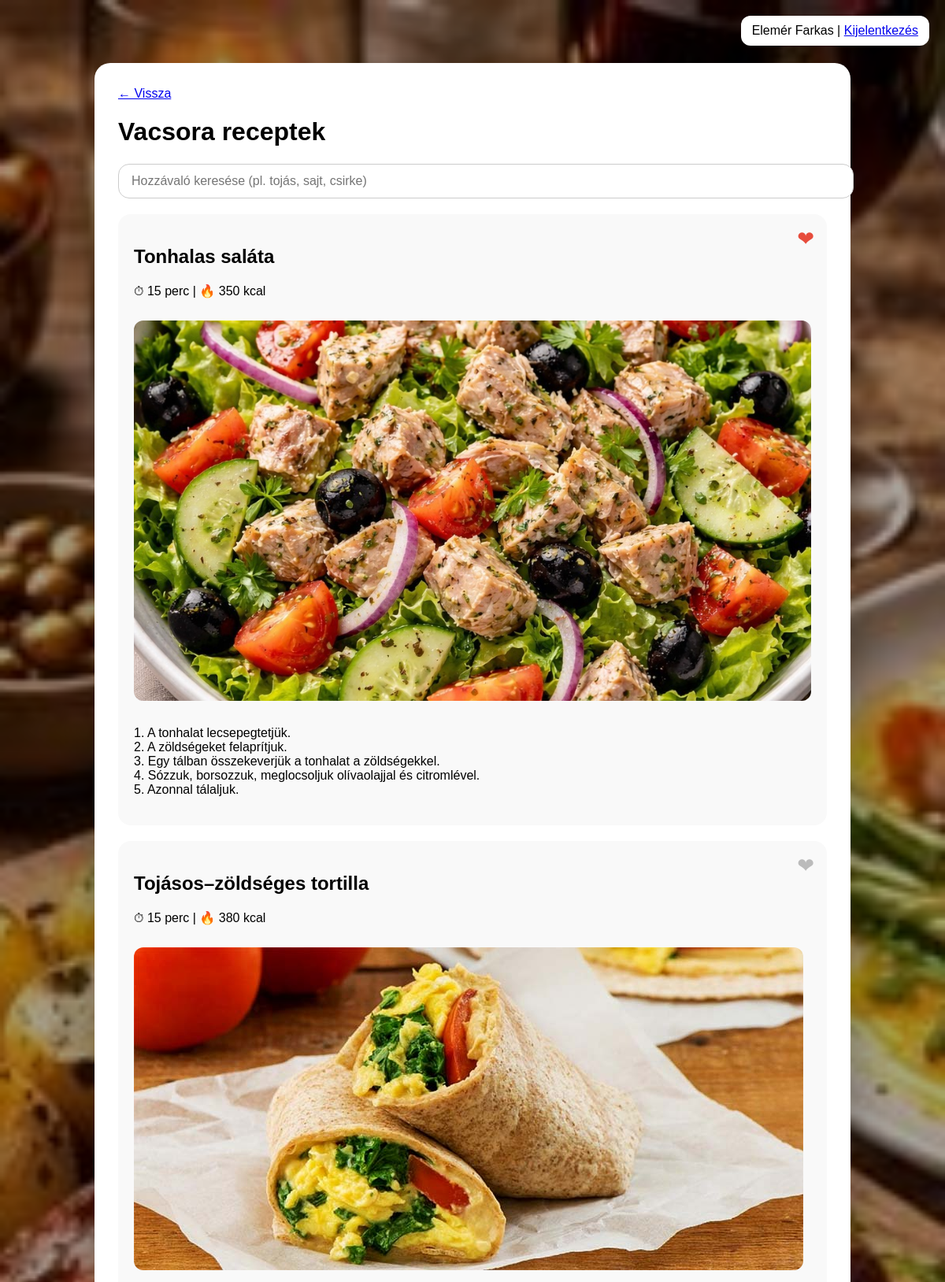
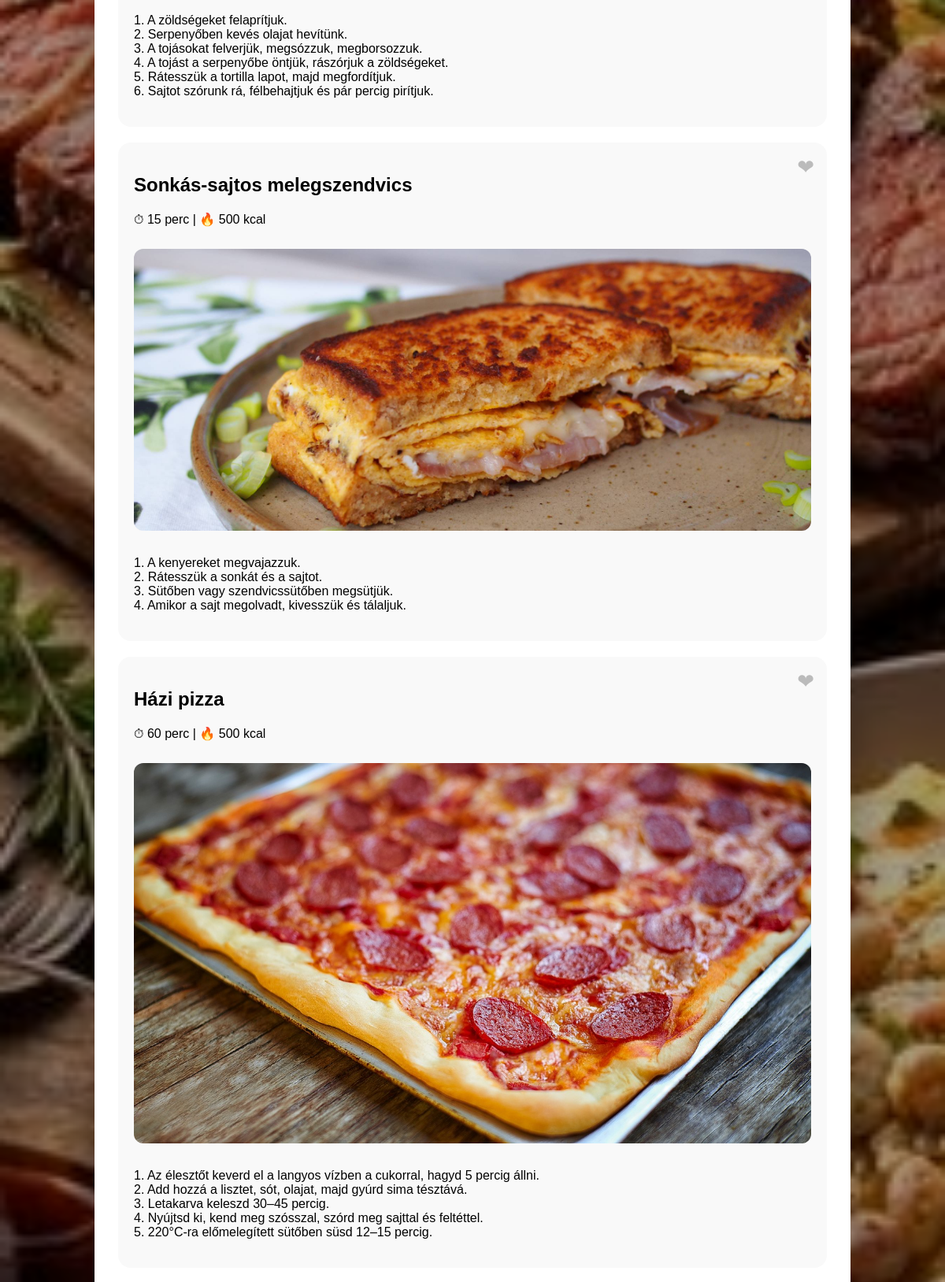
/vizsga/receptek.php?cat=vacsora (signed in, upper part), run on the app's committed database (2 pictures, top to bottom).
### tables this page shows
CREATE TABLE `receptek` (
  `id` int(11) NOT NULL,
  `cim` varchar(255) NOT NULL,
  `kategoria` enum('Reggeli','Ebéd','Vacsora','kedvencek') NOT NULL,
  `ido` int(11) NOT NULL,
  `kaloria` int(11) NOT NULL,
  `hozzavalok` text NOT NULL,
  `leiras` text NOT NULL,
  `kep` varchar(255) NOT NULL,
  `user_id` int(11) NOT NULL
);

### vizsga/receptek.php (the view, shortened to what this page needs)
<?php
$user_id = (int)$_SESSION["user_id"];
$conn = new mysqli("localhost","root","","zsebszakács");
$conn->set_charset("utf8mb4");
$id  = (int)($_GET["id"] ?? 0);
$cat = $_GET["cat"] ?? "reggeli";
$ing = trim($_GET["ing"] ?? "");
$cat = mb_strtolower($cat, "UTF-8");
$pageTitleCat = $cat;
$fav = [];
$fq = $conn->prepare("SELECT recept_id FROM kedvencek WHERE user_id=?");
$fq->bind_param("i", $user_id);
$fq->execute();
$fr = $fq->get_result();
while ($row = $fr->fetch_assoc()) {
    $fav[(int)$row["recept_id"]] = true;
}
$params = [];
$types  = "";
$sql    = "";
if ($id > 0) {
    $sql = "SELECT * FROM receptek WHERE id=?";
    $params[] = $id;
    $types .= "i";
} else {
    if ($cat === "kedvencek") {
        $sql = "
            SELECT r.*
            FROM receptek r
            INNER JOIN kedvencek k ON k.recept_id = r.id
            WHERE k.user_id = ?
        ";
        $params[] = $user_id;
        $types .= "i";
    } else {
        $sql = "SELECT * FROM receptek WHERE LOWER(kategoria) = ?";
        $params[] = $cat;
        $types .= "s";
    }
}
$stmt = $conn->prepare($sql);
$stmt->bind_param($types, ...$params);
$stmt->execute();
$res = $stmt->get_result();
?>
<!DOCTYPE html>
<html lang="hu">
<head>
</head>
<body>
<div class="overlay">
<div class="top">
<?= htmlspecialchars($_SESSION["username"]) ?> |
<a href="kijelentkezes.php">Kijelentkezés</a>
</div>
<div class="container">
<a href="index.php">← Vissza</a>
<h1><?= ($pageTitleCat==="kedvencek" ? "Kedvencek" : ucfirst($pageTitleCat)." receptek") ?></h1>
<form method="get" class="search-box">
    <input
        type="text"
        name="ing"
        placeholder="Hozzávaló keresése (pl. tojás, sajt, csirke)"
        value="<?= htmlspecialchars($ing) ?>"
    >
</form>
<?php while ($r = $res->fetch_assoc()): ?>
    <?php $rid = (int)$r["id"]; ?>
    <div class="recept" id="recept-<?= $rid ?>">
        <span
            class="fav-btn <?= isset($fav[$rid]) ? "active" : "" ?>"
            onclick="toggleFav(this, <?= $rid ?>)"
            title="Kedvencekhez"
        >❤</span>
        <h2><?= htmlspecialchars($r['cim'] ?? "") ?></h2>
        <p>⏱ <?= (int)($r['ido'] ?? 0) ?> perc | 🔥 <?= (int)($r['kaloria'] ?? 0) ?> kcal</p>
        <?php if (!empty($r['kep'])): ?>
            <img src="kepek/<?= htmlspecialchars($r['kep']) ?>" alt="<?= htmlspecialchars($r['cim'] ?? "") ?>">
        <?php endif; ?>
        <p><?= nl2br(htmlspecialchars($r['leiras'] ?? "")) ?></p>
    </div>
<?php endwhile; ?>
</div>
</div>
</body>
</html>

### data on the page
receptek: cim "Tonhalas saláta", ido "15", kaloria "350", kep (picture), leiras "1. A tonhalat lecsepegtetjük. 2. A zöldségeket felaprítjuk. 3. Egy tálban összekeverjük a tonhalat a zöldségekkel. 4. Sózzuk, borsozzuk, meglocsoljuk olívaolajjal és citromlével. 5. Azonnal tálaljuk."
receptek: cim "Tojásos–zöldséges tortilla", ido "15", kaloria "380", kep (picture), leiras "1. A zöldségeket felaprítjuk. 2. Serpenyőben kevés olajat hevítünk. 3. A tojásokat felverjük, megsózzuk, megborsozzuk. 4. A tojást a serpenyőbe öntjük, rászórjuk a zöldségeket. 5. Rátesszük a tortilla lapot, majd megfordítjuk. 6. Sajtot szórunk rá, félbehajtjuk és pár percig pirítjuk."
receptek: cim "Sonkás-sajtos melegszendvics", ido "15", kaloria "500", kep (picture), leiras "1. A kenyereket megvajazzuk. 2. Rátesszük a sonkát és a sajtot. 3. Sütőben vagy szendvicssütőben megsütjük. 4. Amikor a sajt megolvadt, kivesszük és tálaljuk."
receptek: cim "Házi pizza", ido "60", kaloria "500", kep (picture), leiras "1. Az élesztőt keverd el a langyos vízben a cukorral, hagyd 5 percig állni. 2. Add hozzá a lisztet, sót, olajat, majd gyúrd sima tésztává. 3. Letakarva keleszd 30–45 percig. 4. Nyújtsd ki, kend meg szósszal, szórd meg sajttal és feltéttel. 5. 220°C-ra előmelegített sütőben süsd 12–15 percig."

### other printed values
$_SESSION["username"] "Elemér Farkas"
$pageTitleCat "Vacsora"
